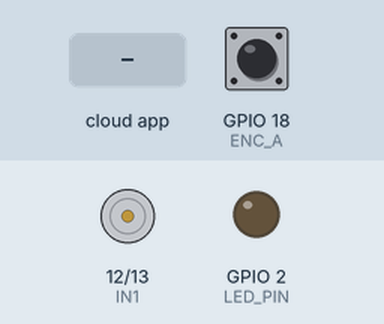
A sketch run on a simulated ESP32. On the bench: motor-driver pin pairs drawn as motors (green arrow = first pin HIGH = forward, orange = second pin HIGH = backward, longer = more drive), output pins drawn as LEDs (lit = HIGH). The inputs (shaded band) are chosen by the test bench; at power-on: GPIO 18 (ENC_A) HIGH. The ROS host is connected and sends only what is stated.

Above: at 1.2 s.
1.3 s: the phone or cloud app sets motor_input_u to -100
At 2.3 s:
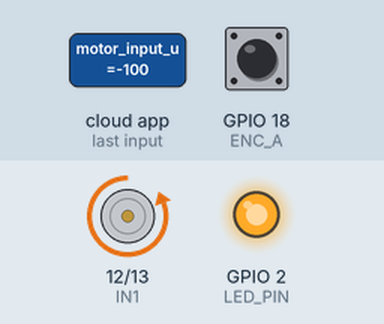
4.3 s: the phone or cloud app sets motor_input_u to 0
At 6.6 s:
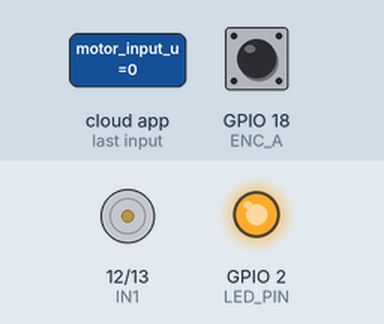
7.3 s: the phone or cloud app sets motor_input_u to 100
At 9.3 s:
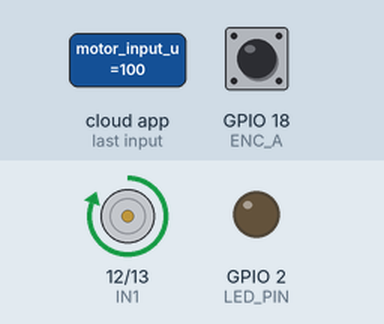
Timing chart, 0 to 16.3 s (numbered marks = the images above; inputs shaded):
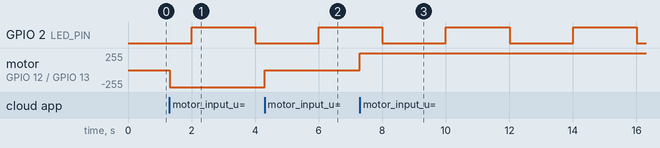

The sketch:

codigo_esp32.ino
```cpp
#include <micro_ros_arduino.h>
#include <rcl/rcl.h>
#include <rcl/error_handling.h>
#include <rclc/rclc.h>
#include <rclc/executor.h>
#include <std_msgs/msg/float32.h>

// Configuración de Hardware
#define IN1 12
#define IN2 13
#define ENC_A 18
#define ENC_B 19
#define LED_PIN 2

// Configuración PWM
#define PWM_CH1 0
#define PWM_CH2 1
#define PWM_FREQ 980
// 8 bits 0 a 255
#define PWM_RES 8

// Parámetros de Encoder y Velocidad
volatile long pulsos = 0;
long pulsos_ant = 0;
unsigned long t_prev = 0;
// Pulsos por revolucion del motor
const float PPR = 408.0;

// Filtro de Paso Bajo para suavizado de la señal de velocidad
static float w_filtrada = 0.0f;
const float alpha = 0.05f;


// Objetos de comunicación micro-ROS
rcl_allocator_t allocator;
rclc_support_t support;
rclc_executor_t executor;
rcl_node_t node;
rcl_timer_t timer;
rcl_subscription_t subscriber;
std_msgs__msg__Float32 msg_sub;
rcl_publisher_t publisher;
std_msgs__msg__Float32 msg_pub;

//Manejo de errores critico o no critico
#define RCCHECK(fn) { rcl_ret_t temp_rc = fn; if((temp_rc != RCL_RET_OK)){error_loop();}}
#define RCSOFTCHECK(fn) { rcl_ret_t temp_rc = fn; if((temp_rc != RCL_RET_OK)){}}

// En caso de error el led permanecera encendido
void error_loop() {
  while (1) {
    digitalWrite(LED_PIN, HIGH);
    delay(100);
  }
}

// Interrupción para conteo de pulsos del encoder donde encA dispara y encB determinara el sentido + o -
void IRAM_ATTR encoder_callback() {
  if (digitalRead(ENC_B) == HIGH) pulsos++;
  else pulsos--;
}

//Timer de pulso del led
void timer_callback(rcl_timer_t * timer, int64_t last_call_time) {
  (void) last_call_time;
  if (timer != NULL) digitalWrite(LED_PIN, !digitalRead(LED_PIN));
}

// Recibe la acción de control (de -1 a 1) y acciona los drivers del motor
void subscription_callback(const void * msgin) {
  const std_msgs__msg__Float32 * msg = (const std_msgs__msg__Float32 *)msgin;

  // Por seguridad contenemos datos dentro de -1 y 1
  float u = constrain(msg->data, -1.0f, 1.0f);
  // Mediante el producto convertimos el valor absoluto de la ccion del control a un valor dentro del rango 0 - 255
  int pwm_val = (int)(fabsf(u) * 255.0f);

  // Logica para determinar direccion incluyendo una zona muerta teorica no calculada
  if (u > 0.05f) {
    ledcWrite(PWM_CH1, pwm_val);
    ledcWrite(PWM_CH2, 0);
  } else if (u < -0.05f) {
    ledcWrite(PWM_CH1, 0);
    ledcWrite(PWM_CH2, pwm_val);
  } else {
    ledcWrite(PWM_CH1, 0);
    ledcWrite(PWM_CH2, 0);
  }
}

void setup() {
  pinMode(LED_PIN, OUTPUT);

  // Configuración de canales PWM
  ledcSetup(PWM_CH1, PWM_FREQ, PWM_RES);
  ledcSetup(PWM_CH2, PWM_FREQ, PWM_RES);
  ledcAttachPin(IN1, PWM_CH1);
  ledcAttachPin(IN2, PWM_CH2);

  pinMode(ENC_A, INPUT_PULLUP);
  pinMode(ENC_B, INPUT_PULLUP);
  attachInterrupt(digitalPinToInterrupt(ENC_A), encoder_callback, RISING);

  set_microros_transports();
  allocator = rcl_get_default_allocator();

  //Creacion del nodo para comunicacion
  RCCHECK(rclc_support_init(&support, 0, NULL, &allocator));
  RCCHECK(rclc_node_init_default(&node, "esp32_motor_node", "", &support));

  //Declaramos publisher y subscriber a la accion del control y la salida del motor
  RCCHECK(rclc_subscription_init_default(&subscriber, &node, ROSIDL_GET_MSG_TYPE_SUPPORT(std_msgs, msg, Float32), "/motor_input_u"));
  RCCHECK(rclc_publisher_init_default(&publisher, &node, ROSIDL_GET_MSG_TYPE_SUPPORT(std_msgs, msg, Float32), "/motor_output"));

  //Timer del led en 2 segundos
  RCCHECK(rclc_timer_init_default(&timer, &support, RCL_MS_TO_NS(2000), timer_callback));

  //Declaramos dos tareas que serán el timer del led y la subscripcion del control
  RCCHECK(rclc_executor_init(&executor, &support.context, 2, &allocator));
  RCCHECK(rclc_executor_add_timer(&executor, &timer));
  RCCHECK(rclc_executor_add_subscription(&executor, &subscriber, &msg_sub, &subscription_callback, ON_NEW_DATA));

  t_prev = millis();
}

void loop() {
  //Tareas pendientes del micro ros
  RCSOFTCHECK(rclc_executor_spin_some(&executor, RCL_MS_TO_NS(10)));

  unsigned long t_now = millis();
  if (t_now - t_prev >= 100) { // Frecuencia de muestreo --> Tiempo de sampleo debe coincidir con el determinado en el proyecto
    float dt = (t_now - t_prev) / 1000.0f;

    // Aseguramos que la lectura de pulsos sea correcta
    noInterrupts();
    long p_actual = pulsos;
    interrupts();

    //DIferencia de pulsos
    long delta_p = p_actual - pulsos_ant;

    // Cálculo de velocidad angular: (pulsos / PPR) --> vueltas --> (2PI) --> rad --> (/dt) --> rad/s
    float w_cruda = ((float)delta_p / PPR) * (2.0f * PI) / dt;

    // Aplicación de filtro de suavizado EMA
    w_filtrada = alpha * w_cruda + (1.0f - alpha) * w_filtrada;
    //Si reducimos alpha obtendremos mayor suavizado pero podria ocasionar retraso al graficar por observar datos pasados

    //PUblicamos la velocidad filtrada al topico motor_output
    msg_pub.data = w_filtrada;
    RCSOFTCHECK(rcl_publish(&publisher, &msg_pub, NULL));

    pulsos_ant = p_actual;
    t_prev = t_now;
  }
}
```

Measured:
- after the input at 1.3 s, motor on GPIO 12 (IN1) / GPIO 13 (IN2): stopped → backward 255/255 at once
- after the input at 4.3 s, motor on GPIO 12 (IN1) / GPIO 13 (IN2): backward 255/255 → stopped at once
- after the input at 7.3 s, motor on GPIO 12 (IN1) / GPIO 13 (IN2): stopped → forward 255/255 at once
- by itself, GPIO 2 (LED_PIN): alternates HIGH for 2.0 s and LOW for 2.0 s
